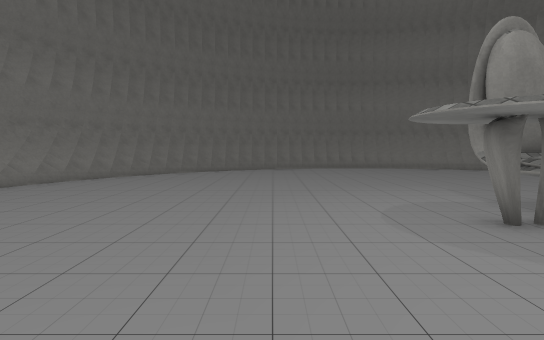
[1] (above)

18 first-person views from a walk through a scene from a Unity 3-D project. The camera is 1.2 m above the floor, tilts 4° down and sees 80° across. The floor is counted in squares, 1 m on a side. Each view is taken from the middle of a square. On the plan, view 1 faces up. The plan holds only what a view shows up to about 14 squares ahead; the rest is blank. The place goes on beyond the plan. The player is left out. Some surface patterns are stand-ins.

[2]
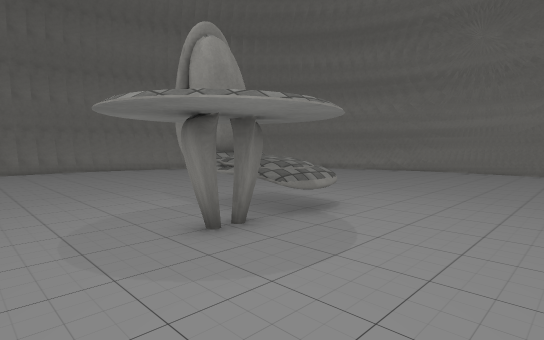

[3]
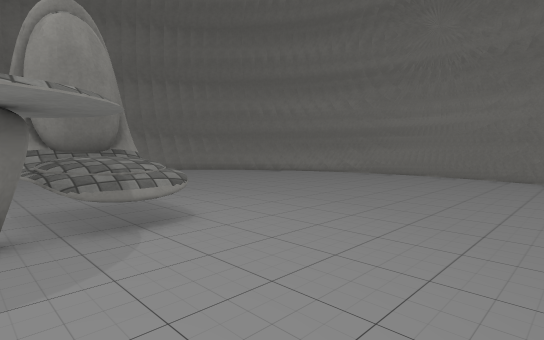

[4]
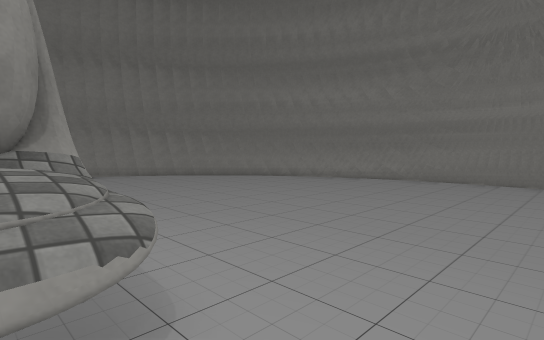

[5]
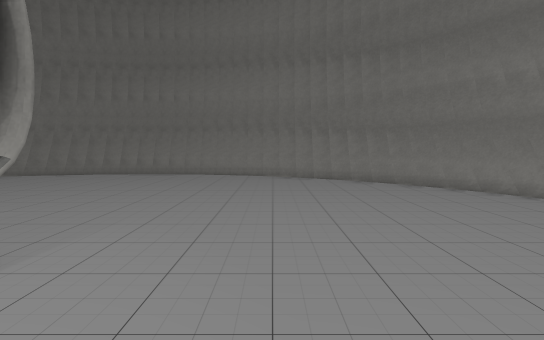

[6]
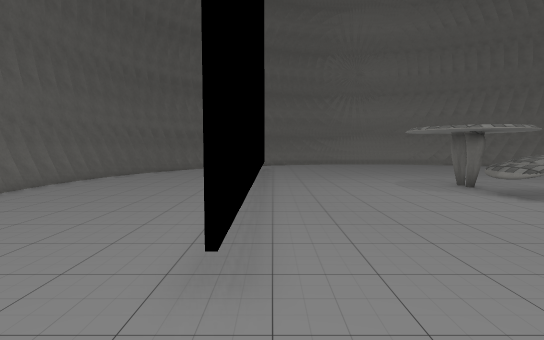

[7]
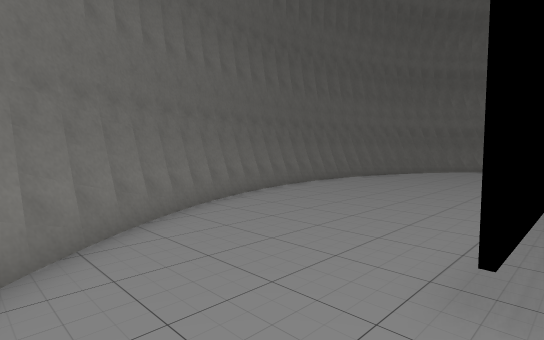

[8]
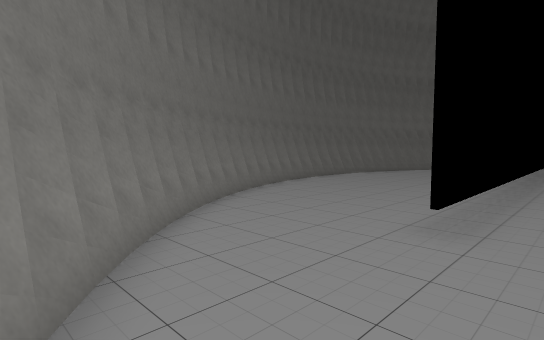

[9]
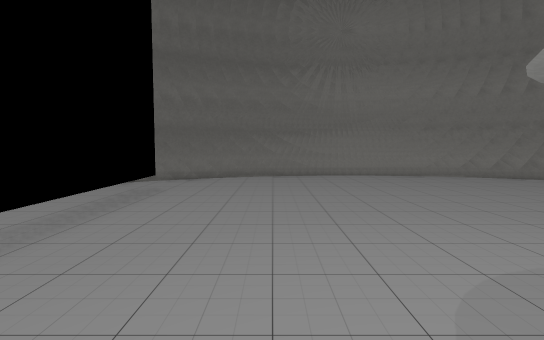

[10]
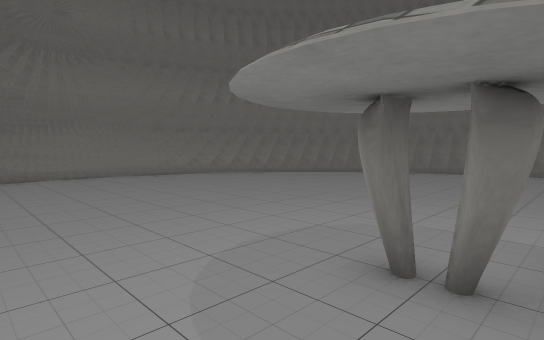

[11]
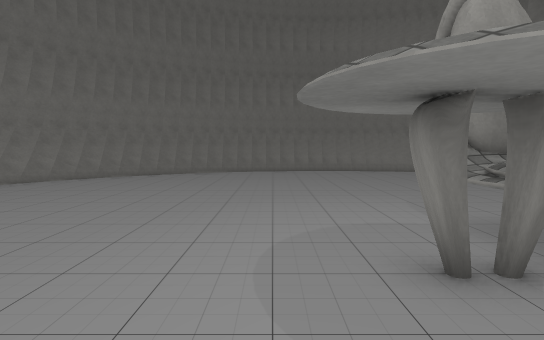

[12]
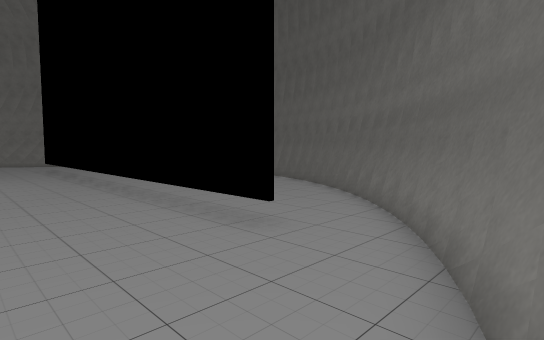

[13]
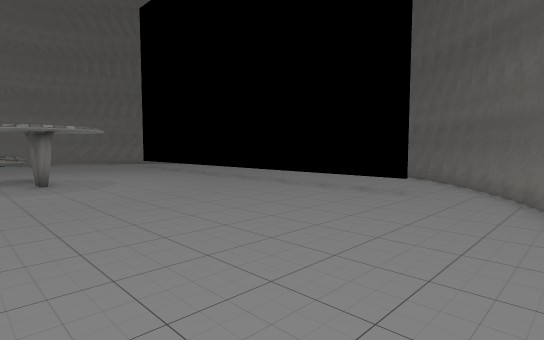

[14]
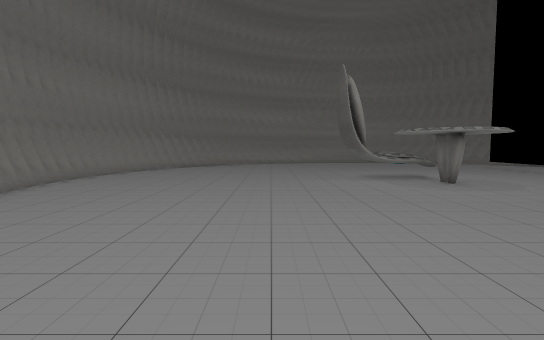

[15]
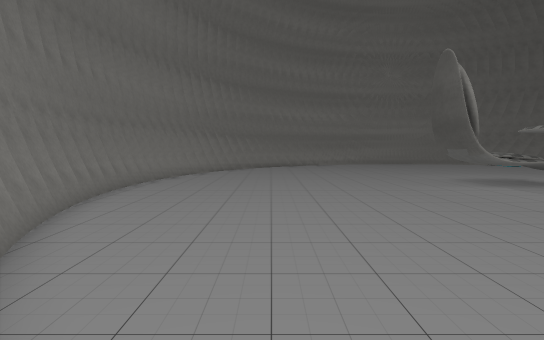

[16]
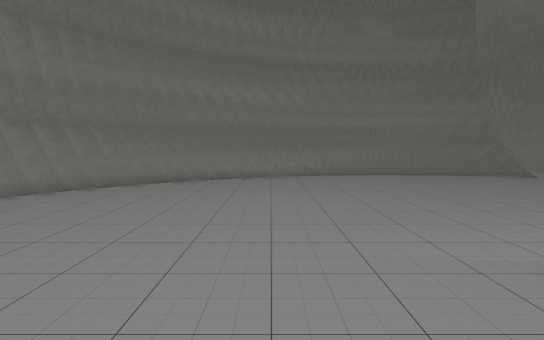

[17]
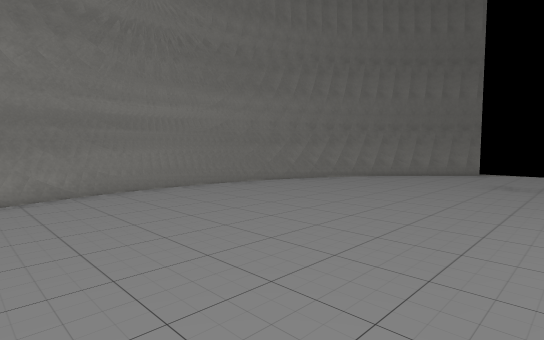

[18]
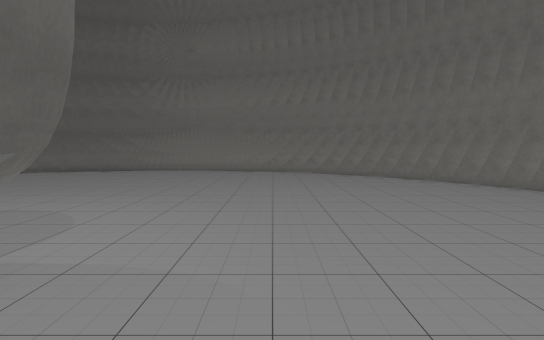

### Floor plan
Key: @ floor where view 1 was taken; # wall or solid block; . floor; = window, fence, low wall or low ledge; T thing the floor can be seen under or through; O other object.
Columns run from 9 left of view 1 to 18 right of it. Each row starts with its distance up from view 1.
 19          ##########
 18        ####=....=####
 17      ###=...........###
 16     ###..............=##
 15    ##..................##
 14   ##....................##
 13   ##.....................##
 12  ##......................##
 11  #........................##
 10 ##........................##
  9 #=.........................#
  8 #.............OOO..........#
  7 #............OOOO..........#
  6 #...........O.OOO..........#
  5 #..........OOOOOO..........#
  4 #...........O.O............#
  3 #............O.............#
  2 #..........................#
  1 ##.........................#
  0 ##.......@................##
 -1  #=..TT TT         TT.....##
 -2  ##......................##
 -3   ##....................##
 -4    ##...................##
 -5    ###................###
 -6      ##..............###
 -7       ###..........###
 -8         #####===#####
 -9            #######

Positions as (right, up) in squares from view 1, and headings:
1: (0, 0), facing up
2: (1, 1), facing up-right
3: (4, 0), facing up-right
4: (6, 3), facing up-right
5: (10, 4), facing up
6: (14, -1), facing left
7: (14, -1), facing down-left
8: (16, 0), facing down-left
9: (5, 2), facing left
10: (5, 2), facing up-left
11: (2, 2), facing up
12: (-8, 2), facing down-right
13: (-8, 7), facing down-right
14: (-7, 11), facing right
15: (-5, 14), facing right
16: (4, 10), facing right
17: (9, 10), facing down-right
18: (8, 10), facing left
